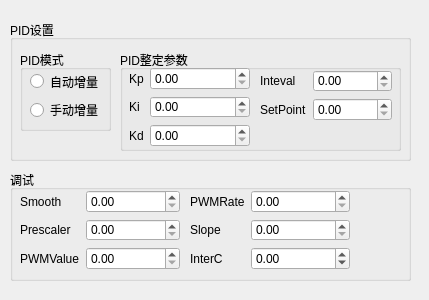
<?xml version="1.0" encoding="UTF-8"?>
<ui version="4.0">
 <class>Dialog</class>
 <widget class="QDialog" name="Dialog">
  <property name="geometry">
   <rect>
    <x>0</x>
    <y>0</y>
    <width>429</width>
    <height>300</height>
   </rect>
  </property>
  <property name="windowTitle">
   <string>高级设置</string>
  </property>
  <widget class="QGroupBox" name="groupBox">
   <property name="geometry">
    <rect>
     <x>10</x>
     <y>20</y>
     <width>401</width>
     <height>141</height>
    </rect>
   </property>
   <property name="title">
    <string>PID设置</string>
   </property>
   <widget class="QGroupBox" name="groupBox_2">
    <property name="geometry">
     <rect>
      <x>10</x>
      <y>30</y>
      <width>91</width>
      <height>81</height>
     </rect>
    </property>
    <property name="title">
     <string>PID模式</string>
    </property>
    <widget class="QWidget" name="verticalLayoutWidget">
     <property name="geometry">
      <rect>
       <x>10</x>
       <y>20</y>
       <width>73</width>
       <height>51</height>
      </rect>
     </property>
     <layout class="QVBoxLayout" name="verticalLayout">
      <item>
       <widget class="QRadioButton" name="PID_AutoInc">
        <property name="text">
         <string>自动增量</string>
        </property>
       </widget>
      </item>
      <item>
       <widget class="QRadioButton" name="PID_ManuInc">
        <property name="text">
         <string>手动增量</string>
        </property>
       </widget>
      </item>
     </layout>
    </widget>
   </widget>
   <widget class="QGroupBox" name="groupBox_3">
    <property name="geometry">
     <rect>
      <x>110</x>
      <y>30</y>
      <width>281</width>
      <height>101</height>
     </rect>
    </property>
    <property name="title">
     <string>PID整定参数</string>
    </property>
    <widget class="QWidget" name="formLayoutWidget_3">
     <property name="geometry">
      <rect>
       <x>9</x>
       <y>17</y>
       <width>121</width>
       <height>80</height>
      </rect>
     </property>
     <layout class="QFormLayout" name="formLayout_3">
      <item row="0" column="0">
       <widget class="QLabel" name="label">
        <property name="text">
         <string>Kp</string>
        </property>
       </widget>
      </item>
      <item row="0" column="1">
       <widget class="QDoubleSpinBox" name="PID_Kp">
        <property name="keyboardTracking">
         <bool>false</bool>
        </property>
        <property name="maximum">
         <double>65535.000000000000000</double>
        </property>
       </widget>
      </item>
      <item row="1" column="0">
       <widget class="QLabel" name="label_2">
        <property name="text">
         <string>Ki</string>
        </property>
       </widget>
      </item>
      <item row="1" column="1">
       <widget class="QDoubleSpinBox" name="PID_Ki">
        <property name="keyboardTracking">
         <bool>false</bool>
        </property>
        <property name="maximum">
         <double>65535.000000000000000</double>
        </property>
       </widget>
      </item>
      <item row="2" column="0">
       <widget class="QLabel" name="label_3">
        <property name="text">
         <string>Kd</string>
        </property>
       </widget>
      </item>
      <item row="2" column="1">
       <widget class="QDoubleSpinBox" name="PID_Kd">
        <property name="keyboardTracking">
         <bool>false</bool>
        </property>
        <property name="maximum">
         <double>65535.000000000000000</double>
        </property>
       </widget>
      </item>
     </layout>
    </widget>
    <widget class="QWidget" name="formLayoutWidget_2">
     <property name="geometry">
      <rect>
       <x>140</x>
       <y>20</y>
       <width>132</width>
       <height>51</height>
      </rect>
     </property>
     <layout class="QFormLayout" name="formLayout_2">
      <item row="0" column="0">
       <widget class="QLabel" name="label_4">
        <property name="text">
         <string>Inteval</string>
        </property>
       </widget>
      </item>
      <item row="1" column="0">
       <widget class="QLabel" name="label_5">
        <property name="text">
         <string>SetPoint</string>
        </property>
       </widget>
      </item>
      <item row="0" column="1">
       <widget class="QDoubleSpinBox" name="PID_Inteval">
        <property name="keyboardTracking">
         <bool>false</bool>
        </property>
        <property name="maximum">
         <double>65535.000000000000000</double>
        </property>
       </widget>
      </item>
      <item row="1" column="1">
       <widget class="QDoubleSpinBox" name="PID_SetPoint">
        <property name="keyboardTracking">
         <bool>false</bool>
        </property>
        <property name="maximum">
         <double>65535.000000000000000</double>
        </property>
       </widget>
      </item>
     </layout>
    </widget>
   </widget>
  </widget>
  <widget class="QGroupBox" name="groupBox_4">
   <property name="geometry">
    <rect>
     <x>10</x>
     <y>170</y>
     <width>401</width>
     <height>111</height>
    </rect>
   </property>
   <property name="title">
    <string>调试</string>
   </property>
   <widget class="QWidget" name="formLayoutWidget">
    <property name="geometry">
     <rect>
      <x>10</x>
      <y>20</y>
      <width>160</width>
      <height>80</height>
     </rect>
    </property>
    <layout class="QFormLayout" name="formLayout">
     <item row="1" column="0">
      <widget class="QLabel" name="label_6">
       <property name="text">
        <string>Prescaler</string>
       </property>
      </widget>
     </item>
     <item row="1" column="1">
      <widget class="QDoubleSpinBox" name="Prescaler">
       <property name="keyboardTracking">
        <bool>false</bool>
       </property>
       <property name="maximum">
        <double>100.000000000000000</double>
       </property>
      </widget>
     </item>
     <item row="0" column="0">
      <widget class="QLabel" name="label_7">
       <property name="text">
        <string>Smooth</string>
       </property>
      </widget>
     </item>
     <item row="0" column="1">
      <widget class="QDoubleSpinBox" name="SmoothWindow">
       <property name="keyboardTracking">
        <bool>false</bool>
       </property>
       <property name="maximum">
        <double>65535.000000000000000</double>
       </property>
      </widget>
     </item>
     <item row="2" column="0">
      <widget class="QLabel" name="label_8">
       <property name="text">
        <string>PWMValue</string>
       </property>
      </widget>
     </item>
     <item row="2" column="1">
      <widget class="QDoubleSpinBox" name="PWMValue">
       <property name="keyboardTracking">
        <bool>false</bool>
       </property>
       <property name="maximum">
        <double>65535.000000000000000</double>
       </property>
      </widget>
     </item>
    </layout>
   </widget>
   <widget class="QWidget" name="formLayoutWidget_4">
    <property name="geometry">
     <rect>
      <x>180</x>
      <y>20</y>
      <width>160</width>
      <height>80</height>
     </rect>
    </property>
    <layout class="QFormLayout" name="formLayout_4">
     <item row="0" column="0">
      <widget class="QLabel" name="label_9">
       <property name="text">
        <string>PWMRate</string>
       </property>
      </widget>
     </item>
     <item row="0" column="1">
      <widget class="QDoubleSpinBox" name="PWMRate">
       <property name="keyboardTracking">
        <bool>false</bool>
       </property>
       <property name="maximum">
        <double>65535.000000000000000</double>
       </property>
      </widget>
     </item>
     <item row="1" column="0">
      <widget class="QLabel" name="label_10">
       <property name="text">
        <string>Slope</string>
       </property>
      </widget>
     </item>
     <item row="1" column="1">
      <widget class="QDoubleSpinBox" name="Slope">
       <property name="keyboardTracking">
        <bool>false</bool>
       </property>
       <property name="maximum">
        <double>65535.000000000000000</double>
       </property>
      </widget>
     </item>
     <item row="2" column="0">
      <widget class="QLabel" name="label_11">
       <property name="text">
        <string>InterC</string>
       </property>
      </widget>
     </item>
     <item row="2" column="1">
      <widget class="QDoubleSpinBox" name="Interception">
       <property name="keyboardTracking">
        <bool>false</bool>
       </property>
       <property name="minimum">
        <double>-32556.000000000000000</double>
       </property>
       <property name="maximum">
        <double>65535.000000000000000</double>
       </property>
      </widget>
     </item>
    </layout>
   </widget>
  </widget>
 </widget>
 <resources/>
 <connections/>
</ui>
